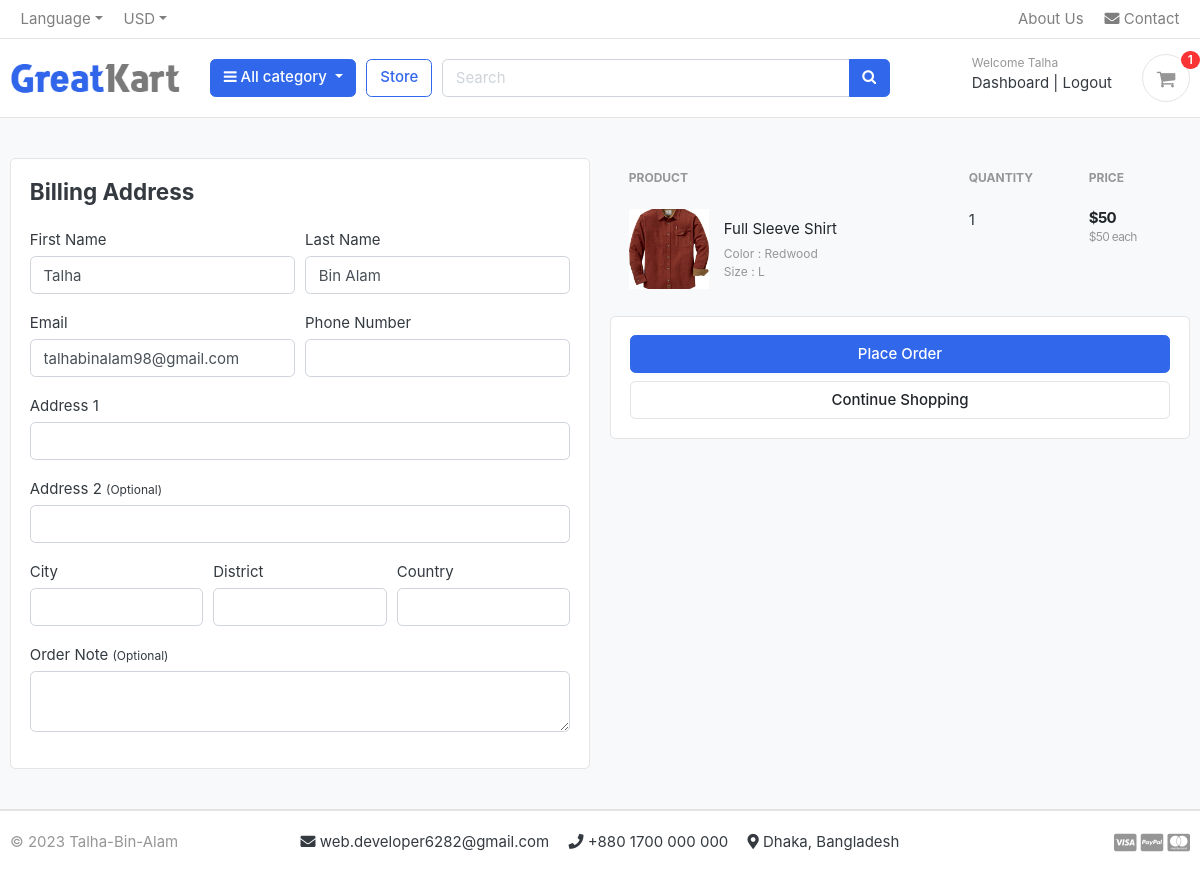
The app's page /cart/checkout/ (signed in) with its own data.
### accounts/models.py (models this page shows, shortened)
class Account(AbstractBaseUser):
    first_name = models.CharField(max_length=50)
    last_name = models.CharField(max_length=50)
    username = models.CharField(max_length=50, unique=True)
    email = models.EmailField(unique=True)
    phone_number = models.CharField(max_length=50)
    date_joined = models.DateTimeField(auto_now_add=True)
    last_login = models.DateTimeField(auto_now_add=True)
    is_admin = models.BooleanField(default=False)
    is_staff = models.BooleanField(default=False)
    is_active = models.BooleanField(default=False)
    is_superadmin = models.BooleanField(default=False)
    USERNAME_FIELD = 'email'
    REQUIRED_FIELDS = ['username', 'first_name', 'last_name']
    objects = MyAccountManager()

### carts/models.py (models this page shows, shortened)
class CartItem(models.Model):
    user = models.ForeignKey(Account, on_delete=models.CASCADE, null=True)
    product = models.ForeignKey(Product, on_delete=models.CASCADE)
    variations = models.ManyToManyField(Variation, blank=True)
    cart = models.ForeignKey(Cart, on_delete=models.CASCADE, null=True)
    quantity = models.IntegerField()
    is_active = models.BooleanField(default=True)
    def sub_total(self):
        return self.product.price * self.quantity

### store/models.py (models this page shows, shortened)
class Product(models.Model):
    product_name = models.CharField(max_length=200, unique=True)
    slug = models.SlugField(max_length=200, unique=True)
    description = models.TextField(max_length=500, blank=True)
    price = models.IntegerField()
    images = models.ImageField(upload_to='photos/products')
    stock = models.IntegerField()
    is_available = models.BooleanField(default=True)
    category = models.ForeignKey(Category, on_delete=models.CASCADE)
    created_date = models.DateTimeField(auto_now_add=True)
    modified_date = models.DateTimeField(auto_now_add=True)
    def get_url(self):
        return reverse('product_detail', args=[self.category.slug, self.slug])

class Variation(models.Model):
    product = models.ForeignKey(Product, on_delete=models.CASCADE)
    variation_category = models.CharField(max_length=100, choices=variation_category_choice)
    variation_value = models.CharField(max_length=100)
    is_active = models.BooleanField(default=True)
    created_date = models.DateTimeField(auto_now_add=True)
    objects = VariationManager()

### carts/views.py (the view)
# urls.py: path('checkout/', views.checkout, name='checkout'),
@login_required
def checkout(request):
    try:
        user = request.user
        user_profile = UserProfile.objects.get(user=user)
        cart_items = CartItem.objects.filter(user=user, is_active=True)
        total = 0
        quantity = 0
        for cart_item in cart_items:
            total += cart_item.product.price * cart_item.quantity
            quantity += cart_item.quantity
        tax = (2 * total) / 100
        grand_total = total + tax
    except ObjectDoesNotExist:
        total = 0
        quantity = 0
        tax = 0
        grand_total = 0
        cart_items = None
    context = {
        'total': total,
        'quantity': quantity,
        'cart_items': cart_items,
        'tax': tax,
        'grand_total': grand_total,
        'user_profile': user_profile,
    }
    return render(request, 'store/checkout.html', context)

### templates/store/checkout.html (shortened to what this page needs)
{% extends 'base.html' %}
{% load static %}
{% block content %}
<section class="section-content padding-y bg">
    <div class="container">
        <div class="row">
            <aside class="col-lg-6">
                <div class="card">
                    <div class="card-body">
                        <h4 class="card-title mb-4">Billing Address</h4>
                        <form action="{% url 'place_order' %}" method="POST">
                            <div class="form-row">
                                <div class="col form-group">
                                    <label for="">First Name</label>
                                    <input type="text" name="first_name" class="form-control" value="{{ user.first_name }}" required>
                                </div>
                                <div class="col form-group">
                                    <label for="">Last Name</label>
                                    <input type="text" name="last_name" class="form-control" value="{{ user.last_name }}" required>
                                </div>
                            </div>
                            <div class="form-row">
                                <div class="col form-group">
                                    <label for="">Email</label>
                                    <input type="email" name="email" class="form-control" value="{{ user.email }}" required>
                                </div>
                                <div class="col form-group">
                                    <label for="">Phone Number</label>
                                    <input type="text" name="phone" class="form-control" value="{{ user.phone_number }}" required>
                                </div>
                            </div>
                                <div class="form-row">
                                    <div class="col form-group">
                                        <label for="">Address 1</label>
                                        <input type="text" name="address_line1" class="form-control" value="{{ user_profile.address_line1 }}" required>
                                    </div>
                                </div>
                                <div class="form-row">
                                    <div class="col form-group">
                                        <label for="">Address 2 <small>(Optional)</small></label>
                                        <input type="text" name="address_line2" class="form-control" value="{{ user_profile.address_line2 }}">
                                    </div>
                                </div>
                                <div class="form-row">
                                    <div class="col form-group">
                                        <label for="">City</label>
                                        <input type="text" name="city" class="form-control" value="{{ user_profile.city }}" required>
                                    </div>
                                    <div class="col form-group">
                                        <label for="">District</label>
                                        <input type="text" name="district" class="form-control" value="{{ user_profile.district }}" required>
                                    </div>
                                    <div class="col form-group">
                                        <label for="">Country</label>
                                        <input type="text" name="country" class="form-control" value="{{ user_profile.country }}" required>
                                    </div>
                                </div>
                                <div class="form-row">
                                    <div class="form-group col">
                                        <label for="">Order Note <small>(Optional)</small></label>
                                        <textarea name="order_note" rows="2" class="form-control"></textarea>
                                    </div>
                                </div>
                                </div>
                            </div>
                        </aside>
                        <aside class="col-lg-6">
                            <table class="table table-borderless table-shopping-cart">
                                <thead class="text-muted">
                                    <tr class="small text-uppercase">
                                        <th scope="col">Product</th>
                                        <th scope="col" width="120">Quantity</th>
                                        <th scope="col" width="120">Price</th>
                                    </tr>
                                </thead>
                                <tbody>
                                    {% for cart_item in cart_items %}
                                    <tr>
                                        <td>
                                <figure class="itemside align-items-center">
                                    <div class="aside"><img src="{{cart_item.product.images.url}}" class="img-sm"></div>
                                    <figcaption class="info">
                                        <a href="{{cart_item.product.get_url}}"
                                            class="title text-dark">{{cart_item.product.product_name}}</a>
                                        <p class="text-muted small">
                                            {% if cart_item.variations.all %}
                                            {% for item in cart_item.variations.all %}
                                            {{item.variation_category | capfirst}} : {{item.variation_value | capfirst}}
                                            <br>
                                            {% endfor %}
                                            {% endif %}
                                        </p>
                                    </figcaption>
                                </figure>
                            </td>
                            <td>
                                <label for="">{{cart_item.quantity}}</label>
                            </td>
                            <td>
                                <div class="price-wrap">
                                    <var class="price">${{cart_item.sub_total}}</var>
                                    <small class="text-muted"> ${{cart_item.product.price}} each </small>
                                </div>
                            </td>
                        </tr>
                        {% endfor %}
                    </tbody>
                </table>
                <div class="card">
                    <div class="card-body">
                        <button type="submit" name="submit" class="btn btn-primary btn-block">Place Order</button>
                        <a href="{% url 'store' %}" class="btn btn-light btn-block">Continue Shopping</a>
                    </div>
                </div>
            </aside>
        </div>
    </div>
</section>
{% endblock content %}

### templates/includes/navbar.html (shortened to what this page needs)
{% load static %}
<header class="section-header">
    <nav class="navbar p-md-0 navbar-expand-sm navbar-light border-bottom">
        <div class="container">
            <div class="collapse navbar-collapse" id="navbarTop4">
                <ul class="navbar-nav mr-auto">
                    <li class="nav-item dropdown">
                        <a href="#" class="nav-link dropdown-toggle" data-toggle="dropdown">Language</a>
                    </li>
                    <li class="nav-item dropdown">
                        <a href="#" class="nav-link dropdown-toggle" data-toggle="dropdown">USD</a>
                    </li>
                </ul>
                <ul class="navbar-nav">
                    <a href="{% url 'about' %}" class="nav-link">  About Us</a>
                    <a href="{% url 'contact' %}" class="nav-link"> <i class="fas fa-envelope"></i> Contact</a>
                </ul>
            </div>
        </div>
    </nav>
    <section class="header-main border-bottom">
        <div class="container">
            <div class="row align-items-center">
                <div class="col-lg-2 col-md-3 col-6">
                    <a href="/" class="brand-wrap">
                        <img class="logo" src="{% static 'images/logo.png' %}">
                    </a>
                </div>
                <div class="col-lg col-sm col-md col-6 flex-grow-0">
                    <div class="category-wrap dropdown d-inline-block float-right">
                        <button type="button" class="btn btn-primary dropdown-toggle" data-toggle="dropdown">
                            <i class="fa fa-bars"></i> All category
                        </button>
                    </div>
                </div>
                <a href="{% url 'store' %}" class="btn btn-outline-primary">Store</a>
                <div class="col-lg  col-md-6 col-sm-12 col">
                    <form action="{% url 'search' %}" class="search" method="GET">
                        <div class="input-group w-100">
                            <input type="text" class="form-control" style="width:60%;" placeholder="Search" name="keyword">
                            <div class="input-group-append">
                                <button class="btn btn-primary" type="submit">
                                    <i class="fa fa-search"></i>
                                </button>
                            </div>
                        </div>
                    </form>
                </div>
                <div class="col-lg-3 col-sm-6 col-8 order-2 order-lg-3">
                    <div class="d-flex justify-content-end mb-3 mb-lg-0">
                        {% if user.is_authenticated %}
                        <div class="widget-header">
                            <small class="title text-muted">Welcome {{ user.first_name | capfirst }}</small>
                            <div>
                                <a href="{% url 'dashboard' %}">Dashboard</a> <span class="dark-transp"> | </span>
                                <a href="{% url 'logout' %}">Logout</a>
                            </div>
                        </div>
                    {% endif %}
                        <a href="{% url 'cart' %}" class="widget-header pl-3 ml-3">
                            <div class="icon icon-sm rounded-circle border"><i class="fa fa-shopping-cart"></i>
                            </div>
                            <span class="badge badge-pill badge-danger notify">{{cart_count}}</span>
                        </a>
                    </div>
                </div>
            </div>
        </div>
    </section>
</header>

### records on screen
Account: first_name "Talha", last_name "Bin Alam", email "talhabinalam98@gmail.com"
CartItem: product.images (picture), product.product_name "Full Sleeve Shirt", quantity "1", sub_total "50", product.price "50"
Variation: variation_category "Color", variation_value "Redwood"
Variation: variation_category "Size", variation_value "L"

### other values on screen
{{ cart_count }} "1"
